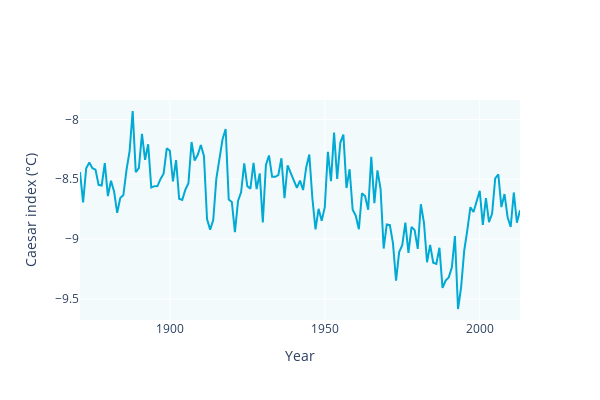

Notebook code cell kept with this figure:
### Code cell
fig = go.Figure()
fig.add_trace(go.Scatter(x=years_1871_2016, y=AMOC_Caesar, mode='lines', name='Caesar index (°C)', line=dict(color='#00AAD4')))
fig.update_layout(plot_bgcolor='rgba(215, 238, 244, 0.3)',width=600,height=400, xaxis_title='Year', yaxis_title='Caesar index (°C)',
                  legend=dict(x=0.01, y=0.03))

### Figure 1 — Plotly figure (JSON) as saved in the notebook; plotly's stock layout.template omitted (floating-point values rounded to 4 significant figures; data arrays with more than 128 entries replaced by an {"elided": "..."} marker saying what was removed)
{"data": [{"line": {"color": "#00AAD4"}, "mode": "lines", "name": "Caesar index (°C)", "type": "scatter", "x": {"elided": "146 int values"}, "y": {"elided": "143 float values"}}], "layout": {"height": 400, "legend": {"x": 0.01, "y": 0.03}, "plot_bgcolor": "rgba(215, 238, 244, 0.3)", "width": 600, "xaxis": {"title": {"text": "Year"}}, "yaxis": {"title": {"text": "Caesar index (°C)"}}}}
